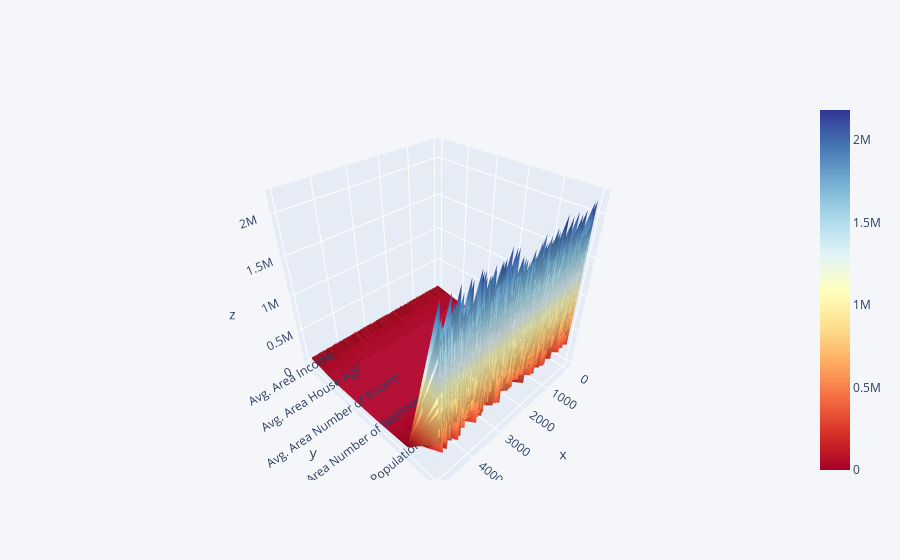

The notebook cell saved with this chart:
### Code cell
#Interactive Plots
dff_out.iplot(kind='surface',colorscale='rdylbu')

### Figure 1 — Plotly figure (JSON) as saved in the notebook; plotly's stock layout.template omitted (floating-point values rounded to 4 significant figures; data arrays with more than 128 entries replaced by an {"elided": "..."} marker saying what was removed)
{"data": [{"colorscale": [[0, "rgb(165,0,38)"], [0.1, "rgb(215,48,39)"], [0.2, "rgb(244,109,67)"], [0.3, "rgb(253,174,97)"], [0.4, "rgb(254,224,144)"], [0.5, "rgb(255,255,191)"], [0.6, "rgb(224,243,248)"], [0.7, "rgb(171,217,233)"], [0.8, "rgb(116,173,209)"], [0.9, "rgb(69,117,180)"], [1, "rgb(49,54,149)"]], "type": "surface", "x": {"elided": "4965 int values"}, "y": ["Avg. Area Income", "Avg. Area House Age", "Avg. Area Number of Rooms", "Avg. Area Number of Bedrooms", "Area Population", "Price"], "z": {"elided": "6x4965 float values"}}], "layout": {"legend": {"bgcolor": "#F5F6F9", "font": {"color": "#4D5663"}}, "paper_bgcolor": "#F5F6F9", "plot_bgcolor": "#F5F6F9", "title": {"font": {"color": "#4D5663"}}, "xaxis": {"gridcolor": "#E1E5ED", "showgrid": true, "tickfont": {"color": "#4D5663"}, "title": {"font": {"color": "#4D5663"}, "text": ""}, "zerolinecolor": "#E1E5ED"}, "yaxis": {"gridcolor": "#E1E5ED", "showgrid": true, "tickfont": {"color": "#4D5663"}, "title": {"font": {"color": "#4D5663"}, "text": ""}, "zerolinecolor": "#E1E5ED"}}}
